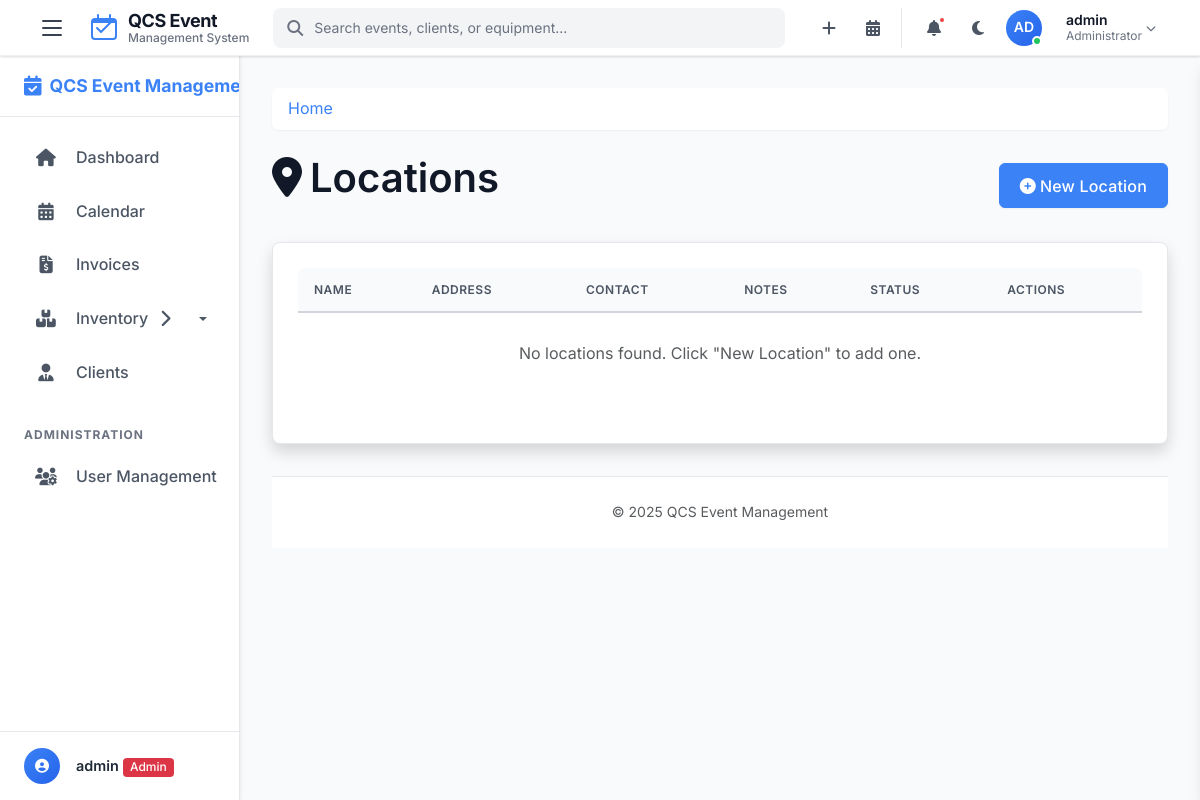
The page /locations (signed in) on the database as committed earlier.
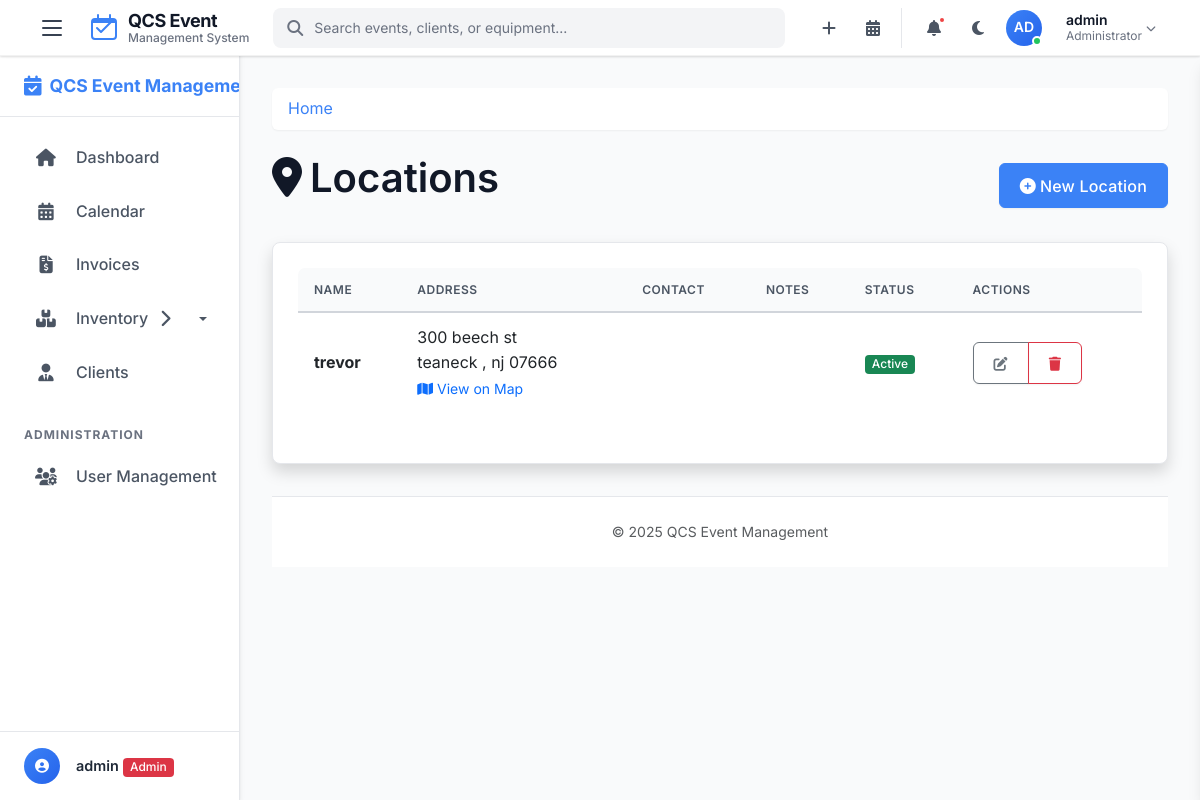
The same page on the database as committed later.
### tables this page shows
CREATE TABLE locations (
    id INTEGER PRIMARY KEY AUTOINCREMENT,
    name TEXT NOT NULL,
    address TEXT,
    city TEXT,
    state TEXT,
    zip_code TEXT,
    country TEXT DEFAULT 'USA',
    phone TEXT,
    email TEXT,
    website TEXT,
    notes TEXT,
    is_active INTEGER DEFAULT 1,
    created_at TIMESTAMP DEFAULT CURRENT_TIMESTAMP,
    updated_at TIMESTAMP DEFAULT CURRENT_TIMESTAMP
);

### blueprints/locations_bp.py (the view)
@locations_bp.route('/locations')
@login_required
def locations():
    db = get_db()
    locations = db.execute(
        '''SELECT l.*,
           (SELECT COUNT(*) FROM events WHERE location_id = l.id) as event_count
           FROM locations l
           ORDER BY l.name'''
    ).fetchall()
    return render_template('locations.html', locations=locations)

### app.py (called while the page is built)
@app.after_request
def add_security_headers(response):
    response.headers['X-Content-Type-Options'] = 'nosniff'
    response.headers['X-Frame-Options'] = 'DENY'
    response.headers['X-XSS-Protection'] = '1; mode=block'
    response.headers['Strict-Transport-Security'] = 'max-age=31536000; includeSubDomains'
    return response

### helpers.py (called while the page is built)
def get_db():
    if 'db' not in g:
        g.db = sqlite3.connect(
            current_app.config['DATABASE'],
            detect_types=sqlite3.PARSE_DECLTYPES
        )
        g.db.row_factory = sqlite3.Row
    return g.db

def login_required(f):
    @wraps(f)
    def decorated_function(*args, **kwargs):
        if 'user_id' not in session:
            if request.path.startswith('/api/') or request.is_json or request.headers.get('X-Requested-With') == 'XMLHttpRequest':
                return jsonify({'error': 'Authentication required'}), 401
            else:
                flash('Please log in first', 'warning')
                return redirect(url_for('login'))
        return f(*args, **kwargs)
    return decorated_function

### templates/locations.html (shortened to what the changed rows need)
{% extends 'layout.html' %}
{% block content %}
<div class="d-flex justify-content-between align-items-center mb-4">
    <h1><i class="fas fa-map-marker-alt me-2"></i>Locations</h1>
</div>
<div class="card shadow">
    <div class="card-body">
        <div class="table-responsive">
            <table class="table table-hover">
                <thead>
                    <tr>
                        <th>Name</th>
                        <th>Address</th>
                        <th>Contact</th>
                        <th>Notes</th>
                        <th>Status</th>
                        <th>Actions</th>
                    </tr>
                </thead>
                <tbody>
                    {% if locations %}
                        {% for location in locations %}
                        <tr>
                            <td>
                                <strong>{{ location.name }}</strong>
                            </td>
                            <td>
                                {{ location.address }}
                                {% if location.city and location.state %}
                                <br>{{ location.city }}, {{ location.state }} {{ location.zip_code }}
                                {% endif %}
                                <div>
                                    <a href="https://maps.google.com/?q={{ location.address }}" target="_blank" class="small text-primary">
                                        <i class="fas fa-map me-1"></i>View on Map
                                    </a>
                                </div>
                            </td>
                            <td>
                            </td>
                            <td>
                            </td>
                            <td>
                                <span class="badge {% if location.is_active %}bg-success{% else %}bg-secondary{% endif %}">
                                    {% if location.is_active %}Active{% else %}Inactive{% endif %}
                                </span>
                            </td>
                            <td>
                                <div class="btn-group">
                                    <button type="button" class="btn btn-sm btn-outline-secondary edit-location-btn"
                                            data-bs-toggle="modal" data-bs-target="#editLocationModal"
                                            data-location-id="{{ location.id }}"
                                            data-location-name="{{ location.name }}"
                                            data-location-address="{{ location.address }}"
                                            data-location-city="{{ location.city }}"
                                            data-location-state="{{ location.state }}"
                                            data-location-zip="{{ location.zip_code }}"
                                            data-location-contact-name="{{ location.contact_name }}"
                                            data-location-contact-phone="{{ location.contact_phone }}"
                                            data-location-contact-email="{{ location.contact_email }}"
                                            data-location-notes="{{ location.notes }}"
                                            data-location-is-active="{{ location.is_active | int }}">
                                        <i class="fas fa-edit"></i>
                                    </button>
                                    <button type="button" class="btn btn-sm btn-outline-danger delete-location-btn"
                                            data-bs-toggle="modal" data-bs-target="#deleteLocationModal"
                                            data-location-id="{{ location.id }}"
                                            data-location-name="{{ location.name }}">
                                        <i class="fas fa-trash"></i>
                                    </button>
                                </div>
                            </td>
                        </tr>
                        {% endfor %}
                    {% else %}
                        <tr>
                            <td colspan="6" class="text-center">
                                <p class="my-3 text-muted">No locations found. Click "New Location" to add one.</p>
                            </td>
                        </tr>
                    {% endif %}
                </tbody>
            </table>
        </div>
    </div>
</div>
</div>
{% endblock %}

Rows that differ between the two databases and show on the page:
added locations: name "trevor", address "300 beech st", city "teaneck", state "nj", zip_code "07666", is_active "Active"
Other text that changed with them:
text no longer shown: "No locations found. Click \"New Location\" to add one."
